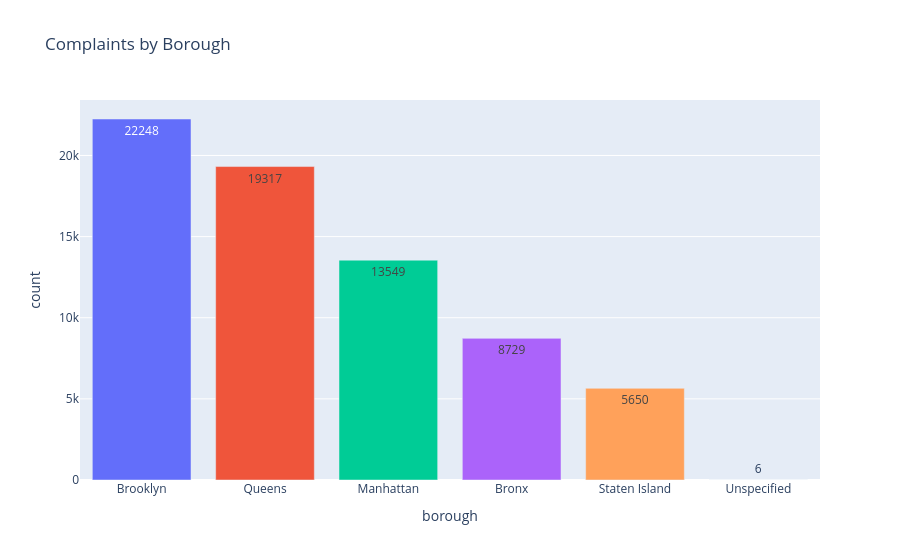

The notebook cell saved with this chart:
### Code cell
borough_counts = df['borough'].value_counts().reset_index()
borough_counts.columns = ['borough', 'count']

fig = px.bar(
    borough_counts,
    x='borough', y='count',
    title='Complaints by Borough',
    color='borough',
    text='count'
)
fig.update_layout(showlegend=False)
fig.show()

### Figure 1 — Plotly figure (JSON) as saved in the notebook; plotly's stock layout.template omitted (floating-point values rounded to 4 significant figures)
{"data": [{"hovertemplate": "borough=%{x}<br>count=%{text}<extra></extra>", "legendgroup": "Brooklyn", "marker": {"color": "#636efa", "pattern": {"shape": ""}}, "name": "Brooklyn", "orientation": "v", "showlegend": true, "text": [22250.0], "textposition": "auto", "type": "bar", "x": ["Brooklyn"], "xaxis": "x", "y": [22248], "yaxis": "y"}, {"hovertemplate": "borough=%{x}<br>count=%{text}<extra></extra>", "legendgroup": "Queens", "marker": {"color": "#EF553B", "pattern": {"shape": ""}}, "name": "Queens", "orientation": "v", "showlegend": true, "text": [19320.0], "textposition": "auto", "type": "bar", "x": ["Queens"], "xaxis": "x", "y": [19317], "yaxis": "y"}, {"hovertemplate": "borough=%{x}<br>count=%{text}<extra></extra>", "legendgroup": "Manhattan", "marker": {"color": "#00cc96", "pattern": {"shape": ""}}, "name": "Manhattan", "orientation": "v", "showlegend": true, "text": [13550.0], "textposition": "auto", "type": "bar", "x": ["Manhattan"], "xaxis": "x", "y": [13549], "yaxis": "y"}, {"hovertemplate": "borough=%{x}<br>count=%{text}<extra></extra>", "legendgroup": "Bronx", "marker": {"color": "#ab63fa", "pattern": {"shape": ""}}, "name": "Bronx", "orientation": "v", "showlegend": true, "text": [8729.0], "textposition": "auto", "type": "bar", "x": ["Bronx"], "xaxis": "x", "y": [8729], "yaxis": "y"}, {"hovertemplate": "borough=%{x}<br>count=%{text}<extra></extra>", "legendgroup": "Staten Island", "marker": {"color": "#FFA15A", "pattern": {"shape": ""}}, "name": "Staten Island", "orientation": "v", "showlegend": true, "text": [5650.0], "textposition": "auto", "type": "bar", "x": ["Staten Island"], "xaxis": "x", "y": [5650], "yaxis": "y"}, {"hovertemplate": "borough=%{x}<br>count=%{text}<extra></extra>", "legendgroup": "Unspecified", "marker": {"color": "#19d3f3", "pattern": {"shape": ""}}, "name": "Unspecified", "orientation": "v", "showlegend": true, "text": [6.0], "textposition": "auto", "type": "bar", "x": ["Unspecified"], "xaxis": "x", "y": [6], "yaxis": "y"}], "layout": {"barmode": "relative", "legend": {"title": {"text": "borough"}, "tracegroupgap": 0}, "showlegend": false, "title": {"text": "Complaints by Borough"}, "xaxis": {"anchor": "y", "categoryarray": ["Brooklyn", "Queens", "Manhattan", "Bronx", "Staten Island", "Unspecified"], "categoryorder": "array", "domain": [0, 1], "title": {"text": "borough"}}, "yaxis": {"anchor": "x", "domain": [0, 1], "title": {"text": "count"}}}}
